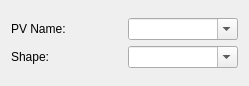
<?xml version="1.0" encoding="UTF-8"?>
<ui version="4.0">
 <class>EpicsPVSourceWidget</class>
 <widget class="QWidget" name="EpicsPVSourceWidget">
  <property name="geometry">
   <rect>
    <x>0</x>
    <y>0</y>
    <width>249</width>
    <height>86</height>
   </rect>
  </property>
  <property name="windowTitle">
   <string>Form</string>
  </property>
  <layout class="QGridLayout" name="gridLayout_2">
   <item row="0" column="0">
    <layout class="QGridLayout" name="gridLayout">
     <item row="0" column="0">
      <widget class="QLabel" name="pvnameLabel">
       <property name="toolTip">
        <string>&lt;html&gt;&lt;head/&gt;&lt;body&gt;&lt;p&gt;epics process variable name, e.g. 13IDCPS1:image1:ArrayData&lt;/p&gt;&lt;/body&gt;&lt;/html&gt;</string>
       </property>
       <property name="text">
        <string>PV Name:</string>
       </property>
       <property name="buddy">
        <cstring>pvnameComboBox</cstring>
       </property>
      </widget>
     </item>
     <item row="1" column="0">
      <widget class="QLabel" name="pvshapeLabel">
       <property name="toolTip">
        <string>&lt;html&gt;&lt;head/&gt;&lt;body&gt;&lt;p&gt;Process Variable shape e.g.:  640,480 &lt;/p&gt;&lt;/body&gt;&lt;/html&gt;</string>
       </property>
       <property name="text">
        <string>Shape:</string>
       </property>
       <property name="buddy">
        <cstring>pvshapeComboBox</cstring>
       </property>
      </widget>
     </item>
     <item row="0" column="1">
      <widget class="QComboBox" name="pvnameComboBox">
       <property name="toolTip">
        <string>&lt;html&gt;&lt;head/&gt;&lt;body&gt;&lt;p&gt;epics process variable name, e.g. 13IDCPS1:image1:ArrayData&lt;/p&gt;&lt;/body&gt;&lt;/html&gt;</string>
       </property>
       <property name="editable">
        <bool>true</bool>
       </property>
      </widget>
     </item>
     <item row="1" column="1">
      <widget class="QComboBox" name="pvshapeComboBox">
       <property name="toolTip">
        <string>&lt;html&gt;&lt;head/&gt;&lt;body&gt;&lt;p&gt;Process Variable shape e.g.: 640,480 &lt;/p&gt;&lt;/body&gt;&lt;/html&gt;</string>
       </property>
       <property name="editable">
        <bool>true</bool>
       </property>
      </widget>
     </item>
    </layout>
   </item>
  </layout>
 </widget>
 <resources/>
 <connections/>
</ui>
